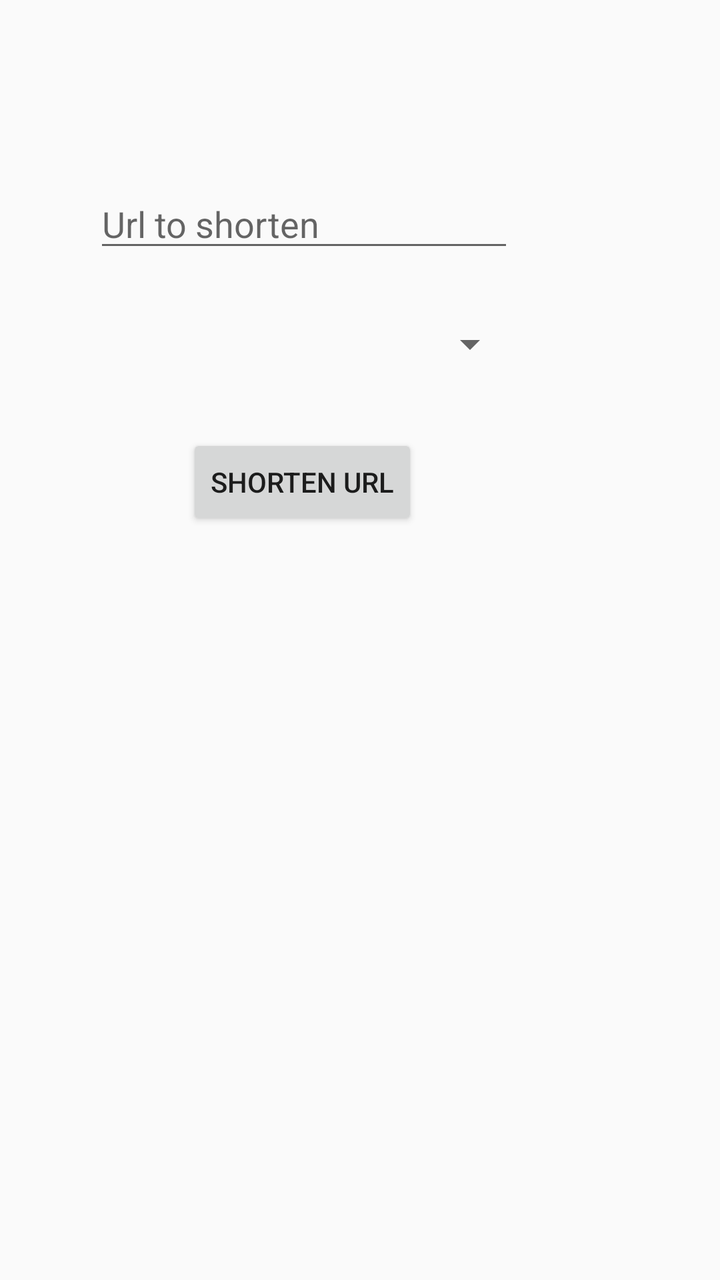
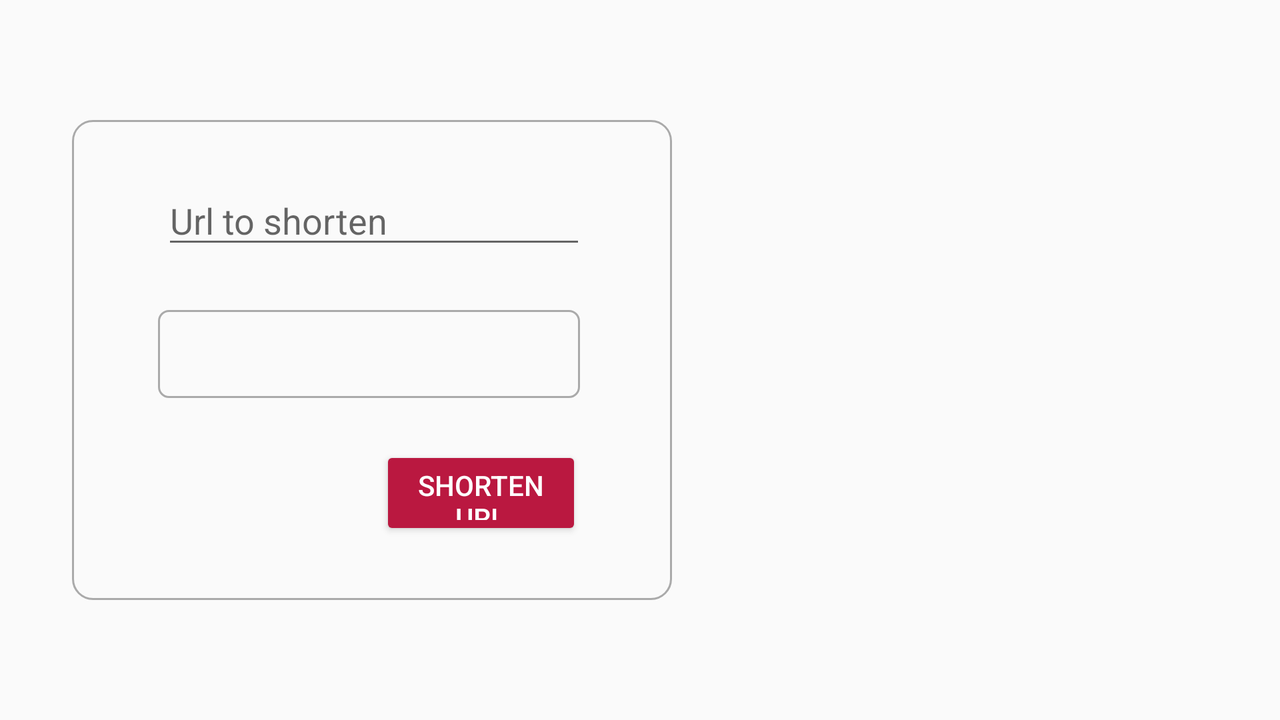

One screen, two layout resources from the same app: the default and the repository's alternative for another configuration. Each is rendered where Android would select it; the XML of both is given below.
<!-- AndroidManifest.xml: application theme AppTheme -->
<!-- res/layout/fragment_main.xml -->
<?xml version="1.0" encoding="utf-8"?>
<android.support.constraint.ConstraintLayout xmlns:android="http://schemas.android.com/apk/res/android"
    xmlns:app="http://schemas.android.com/apk/res-auto"
    xmlns:tools="http://schemas.android.com/tools"
    android:layout_width="match_parent"
    android:layout_height="match_parent">

    <RelativeLayout
        android:layout_width="300dp"
        android:layout_height="419dp"
        tools:layout_editor_absoluteX="55dp"
        tools:layout_editor_absoluteY="141dp">

        <Button
            android:id="@+id/shorten_btn"
            android:layout_width="wrap_content"
            android:layout_height="wrap_content"
            android:layout_alignParentEnd="true"
            android:layout_alignParentBottom="true"
            android:layout_marginTop="8dp"
            android:layout_marginEnd="91dp"
            android:layout_marginBottom="154dp"
            android:text="@string/shorten_btn_str"
            app:layout_constraintBottom_toBottomOf="parent"
            app:layout_constraintEnd_toEndOf="@+id/services_spinner"
            app:layout_constraintLeft_toLeftOf="parent"
            app:layout_constraintRight_toRightOf="parent"
            app:layout_constraintStart_toStartOf="@+id/services_spinner"
            app:layout_constraintTop_toBottomOf="@+id/url_et"
            app:layout_constraintVertical_bias="0.13" />

        <EditText
            android:id="@+id/url_et"
            android:layout_width="wrap_content"
            android:layout_height="wrap_content"
            android:layout_alignParentEnd="true"
            android:layout_alignParentBottom="true"
            android:layout_marginEnd="43dp"
            android:layout_marginBottom="288dp"
            android:ems="10"
            android:hint="@string/input_url_hint_str"
            android:inputType="textUri"
            app:layout_constraintBottom_toBottomOf="parent"
            app:layout_constraintEnd_toEndOf="@+id/services_spinner"
            app:layout_constraintHorizontal_bias="0.555"
            app:layout_constraintLeft_toLeftOf="parent"
            app:layout_constraintRight_toRightOf="parent"
            app:layout_constraintStart_toStartOf="@+id/services_spinner"
            app:layout_constraintTop_toTopOf="parent"
            app:layout_constraintVertical_bias="0.182" />

        <Spinner
            android:id="@+id/services_spinner"
            android:layout_width="213dp"
            android:layout_height="44dp"
            android:layout_alignParentEnd="true"
            android:layout_alignParentBottom="true"
            android:layout_marginTop="8dp"
            android:layout_marginEnd="41dp"
            android:layout_marginBottom="225dp"
            app:layout_constraintBottom_toTopOf="@+id/shorten_btn"
            app:layout_constraintEnd_toEndOf="parent"
            app:layout_constraintHorizontal_bias="0.497"
            app:layout_constraintStart_toStartOf="parent"
            app:layout_constraintTop_toBottomOf="@+id/url_et" />

        <TextView
            android:id="@+id/short_url"
            android:layout_width="279dp"
            android:layout_height="74dp"
            android:layout_alignParentEnd="true"
            android:layout_alignParentBottom="true"
            android:layout_marginTop="8dp"
            android:layout_marginEnd="8dp"
            android:layout_marginBottom="36dp"
            android:contextClickable="true"
            android:gravity="center"
            android:text=""
            android:textColor="@color/colorPrimary"
            android:textSize="20dp"
            app:layout_constraintBottom_toBottomOf="parent"
            app:layout_constraintEnd_toEndOf="parent"
            app:layout_constraintStart_toStartOf="parent"
            app:layout_constraintTop_toTopOf="@+id/url_et"
            app:layout_constraintVertical_bias="0.703" />

        <ImageButton
            android:id="@+id/shareBtn"
            android:layout_width="46dp"
            android:layout_height="47dp"
            android:layout_marginStart="8dp"
            android:layout_marginTop="8dp"
            android:layout_marginEnd="8dp"
            android:layout_marginBottom="8dp"
            android:clickable="true"
            android:visibility="gone"
            app:layout_constraintBottom_toBottomOf="parent"
            app:layout_constraintEnd_toEndOf="parent"
            app:layout_constraintHorizontal_bias="0.498"
            app:layout_constraintStart_toStartOf="parent"
            app:layout_constraintVertical_bias="0.141"
            app:srcCompat="?attr/actionModeShareDrawable" />

    </RelativeLayout>

</android.support.constraint.ConstraintLayout>
<!-- resources referenced by this layout -->
<resources>
  <color name="colorPrimary">#74d25d</color>
  <string name="input_url_hint_str">Url to shorten</string>
  <string name="shorten_btn_str">shorten url</string>
  <style name="AppTheme" parent="Theme.AppCompat.Light.DarkActionBar">
          
          <item name="colorPrimary">@color/colorPrimary</item>
          <item name="colorPrimaryDark">@color/colorPrimaryDark</item>
          <item name="colorAccent">@color/colorAccent</item>
          <item name="actionBarStyle">@style/FlatActionBar</item>
      </style>
  <color name="colorPrimaryDark">#4cba35</color>
  <color name="colorAccent">#3fa02e</color>
  <style name="FlatActionBar" parent="Widget.AppCompat.Light.ActionBar.Solid">
          <item name="elevation">0dp</item>
      </style>
</resources>
<!-- res/layout-land/fragment_main.xml (the repository's variant of the layout above) -->
<!-- drawn on the phone turned sideways -->
<?xml version="1.0" encoding="utf-8"?>
<android.support.constraint.ConstraintLayout xmlns:android="http://schemas.android.com/apk/res/android"
    xmlns:app="http://schemas.android.com/apk/res-auto"
    xmlns:tools="http://schemas.android.com/tools"
    android:layout_width="match_parent"
    android:layout_height="match_parent">

    <RelativeLayout
        android:id="@+id/relativeLayout"
        android:layout_width="300dp"
        android:layout_height="240dp"
        android:layout_alignParentStart="true"
        android:layout_centerHorizontal="true"
        android:layout_centerVertical="true"
        android:layout_marginStart="36dp"
        android:animateLayoutChanges="true"
        android:background="@drawable/background_border"
        app:layout_constraintBottom_toBottomOf="parent"
        app:layout_constraintStart_toStartOf="parent"
        app:layout_constraintTop_toTopOf="parent">

        <Button
            android:id="@+id/shorten_btn"
            android:layout_width="100dp"
            android:layout_height="44dp"
            android:layout_below="@+id/services_spinner"
            android:layout_alignParentStart="true"
            android:layout_alignParentEnd="true"
            android:layout_alignParentBottom="true"
            android:layout_marginStart="154dp"
            android:layout_marginTop="24dp"
            android:layout_marginEnd="45dp"
            android:layout_marginBottom="30dp"
            android:backgroundTint="#ba1840"
            android:text="@string/shorten_btn_str"
            android:textColor="@android:color/white"
            app:layout_constraintBottom_toBottomOf="parent"
            app:layout_constraintEnd_toEndOf="@+id/services_spinner"
            app:layout_constraintLeft_toLeftOf="parent"
            app:layout_constraintRight_toRightOf="parent"
            app:layout_constraintStart_toStartOf="@+id/services_spinner"
            app:layout_constraintTop_toBottomOf="@+id/url_et"
            app:layout_constraintVertical_bias="0.13"  />

        <EditText
            android:id="@+id/url_et"
            android:layout_width="wrap_content"
            android:layout_height="wrap_content"
            android:layout_alignParentStart="true"
            android:layout_alignParentTop="true"
            android:layout_alignParentEnd="true"
            android:layout_marginStart="45dp"
            android:layout_marginTop="28dp"
            android:layout_marginEnd="43dp"
            android:ems="10"
            android:hint="@string/input_url_hint_str"
            android:inputType="textUri"
            app:layout_constraintBottom_toBottomOf="parent"
            app:layout_constraintEnd_toEndOf="@+id/services_spinner"
            app:layout_constraintHorizontal_bias="0.555"
            app:layout_constraintLeft_toLeftOf="parent"
            app:layout_constraintRight_toRightOf="parent"
            app:layout_constraintStart_toStartOf="@+id/services_spinner"
            app:layout_constraintTop_toTopOf="parent"
            app:layout_constraintVertical_bias="0.182" />

        <Spinner
            android:id="@+id/services_spinner"
            android:layout_width="213dp"
            android:layout_height="44dp"
            android:layout_alignTop="@+id/url_et"
            android:layout_alignParentStart="true"
            android:layout_alignParentEnd="true"
            android:layout_marginStart="43dp"
            android:layout_marginTop="67dp"
            android:layout_marginEnd="46dp"
            android:background="@drawable/spinner_border"
            app:layout_constraintBottom_toTopOf="@+id/shorten_btn"
            app:layout_constraintEnd_toEndOf="parent"
            app:layout_constraintHorizontal_bias="0.497"
            app:layout_constraintStart_toStartOf="parent"
            app:layout_constraintTop_toBottomOf="@+id/url_et" />

    </RelativeLayout>

    <RelativeLayout
        android:id="@+id/response_block"
        android:layout_width="333dp"
        android:layout_height="196dp"
        android:layout_centerVertical="true"
        android:layout_marginEnd="16dp"
        android:animateLayoutChanges="true"
        android:gravity="center"
        app:layout_constraintBottom_toBottomOf="parent"
        app:layout_constraintEnd_toEndOf="parent"
        app:layout_constraintHorizontal_bias="0.5"
        app:layout_constraintStart_toEndOf="@+id/relativeLayout"
        app:layout_constraintTop_toTopOf="parent"
        app:layout_constraintVertical_bias="0.497">

        <ImageButton
            android:id="@+id/shareBtn"
            android:layout_width="83dp"
            android:layout_height="74dp"
            android:layout_below="@+id/short_url"
            android:layout_alignEnd="@+id/short_url"
            android:layout_alignParentStart="true"
            android:layout_marginStart="121dp"
            android:layout_marginTop="18dp"
            android:layout_marginEnd="121dp"
            android:background="@android:color/transparent"
            android:clickable="true"
            android:focusable="true"
            android:scaleType="fitCenter"
            android:visibility="invisible"
            app:srcCompat="@drawable/ic_share" />

        <TextView
            android:id="@+id/short_url"
            android:layout_width="279dp"
            android:layout_height="74dp"
            android:layout_alignParentStart="true"
            android:layout_alignParentTop="true"
            android:layout_alignParentEnd="true"
            android:layout_marginStart="11dp"
            android:layout_marginTop="8dp"
            android:layout_marginEnd="8dp"
            android:gravity="center"
            android:textAlignment="center"
            android:text=""
            android:textColor="@color/colorPrimary"
            android:textSize="20sp"
            android:visibility="invisible"
            app:layout_constraintBottom_toBottomOf="parent"
            app:layout_constraintEnd_toEndOf="parent"
            app:layout_constraintHorizontal_bias="0.733"
            app:layout_constraintStart_toStartOf="parent"
            app:layout_constraintVertical_bias="0.703" />

    </RelativeLayout>

    <ProgressBar
        android:id="@+id/loader"
        style="?android:attr/progressBarStyle"
        android:layout_width="115dp"
        android:layout_height="123dp"
        android:layout_centerHorizontal="true"
        android:layout_centerVertical="true"
        android:visibility="invisible"
        app:layout_constraintBottom_toBottomOf="@+id/response_block"
        app:layout_constraintEnd_toEndOf="parent"
        app:layout_constraintHorizontal_bias="0.771"
        app:layout_constraintStart_toStartOf="parent"
        app:layout_constraintTop_toTopOf="@+id/response_block"
        app:layout_constraintVertical_bias="0.489" />

</android.support.constraint.ConstraintLayout>
<!-- resources referenced by the variant -->
<!-- as the phone turned sideways resolves them -->
<resources>
  <color name="colorPrimary">#74d25d</color>
  <!-- drawable background_border (drawable) -->
  <?xml version="1.0" encoding="utf-8"?>
  <shape xmlns:android="http://schemas.android.com/apk/res/android"
      android:shape="rectangle" >
      
      <stroke android:width="1dp"
          android:color="@android:color/darker_gray"/>
  
      
      <corners android:bottomLeftRadius="10dp"
          android:topLeftRadius="10dp"
          android:bottomRightRadius="10dp"
          android:topRightRadius="10dp" />
  
      
      <gradient android:startColor="@android:color/transparent"
          android:endColor="@android:color/transparent"
          android:angle="90"/>
  </shape>
  <!-- drawable spinner_border (drawable) -->
  <?xml version="1.0" encoding="utf-8"?>
  <selector xmlns:android="http://schemas.android.com/apk/res/android">
      <item><layer-list>
          <item><shape>
              <stroke android:width="1dp" android:color="@android:color/darker_gray" />
  
              <corners android:radius="5dp" />
  
              <padding android:bottom="3dp" android:left="3dp" android:right="3dp" android:top="3dp" />
          </shape></item>
      </layer-list></item>
  </selector>
  <string name="input_url_hint_str">Url to shorten</string>
  <string name="shorten_btn_str">shorten url</string>
  <style name="AppTheme" parent="Theme.AppCompat.Light.DarkActionBar">
          
          <item name="colorPrimary">@color/colorPrimary</item>
          <item name="colorPrimaryDark">@color/colorPrimaryDark</item>
          <item name="colorAccent">@color/colorAccent</item>
          <item name="actionBarStyle">@style/FlatActionBar</item>
      </style>
  <color name="colorPrimaryDark">#4cba35</color>
  <color name="colorAccent">#3fa02e</color>
  <style name="FlatActionBar" parent="Widget.AppCompat.Light.ActionBar.Solid">
          <item name="elevation">0dp</item>
      </style>
</resources>
